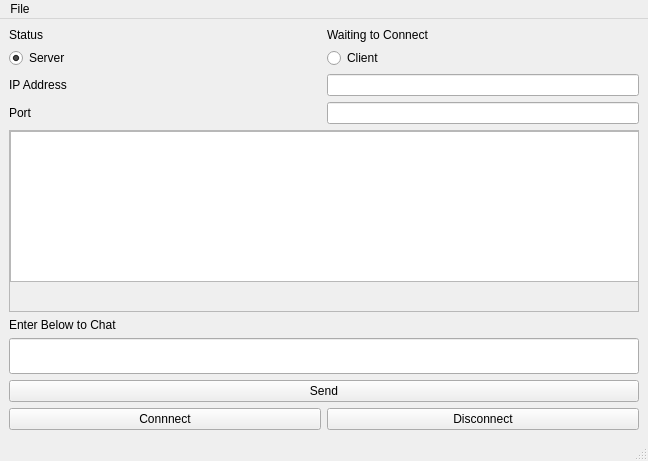
<?xml version="1.0" encoding="UTF-8"?>
<ui version="4.0">
 <class>MainWindow</class>
 <widget class="QMainWindow" name="MainWindow">
  <property name="geometry">
   <rect>
    <x>0</x>
    <y>0</y>
    <width>648</width>
    <height>461</height>
   </rect>
  </property>
  <property name="windowTitle">
   <string>MainWindow</string>
  </property>
  <widget class="QWidget" name="centralwidget">
   <layout class="QGridLayout" name="gridLayout">
    <item row="0" column="1">
     <widget class="QLabel" name="statusQL">
      <property name="text">
       <string>Waiting to Connect</string>
      </property>
     </widget>
    </item>
    <item row="8" column="0" colspan="2">
     <widget class="QPushButton" name="sendPB">
      <property name="text">
       <string>Send</string>
      </property>
     </widget>
    </item>
    <item row="1" column="1">
     <widget class="QRadioButton" name="clientRB">
      <property name="text">
       <string>Client</string>
      </property>
     </widget>
    </item>
    <item row="4" column="0">
     <widget class="QLabel" name="label">
      <property name="text">
       <string>Port</string>
      </property>
     </widget>
    </item>
    <item row="3" column="0">
     <widget class="QLabel" name="label_2">
      <property name="text">
       <string>IP Address</string>
      </property>
     </widget>
    </item>
    <item row="5" column="0" colspan="2">
     <widget class="QScrollArea" name="scrollArea">
      <property name="sizePolicy">
       <sizepolicy hsizetype="Expanding" vsizetype="Expanding">
        <horstretch>0</horstretch>
        <verstretch>10</verstretch>
       </sizepolicy>
      </property>
      <property name="widgetResizable">
       <bool>true</bool>
      </property>
      <widget class="QWidget" name="scrollAreaWidgetContents">
       <property name="geometry">
        <rect>
         <x>0</x>
         <y>0</y>
         <width>628</width>
         <height>145</height>
        </rect>
       </property>
       <widget class="QTextBrowser" name="messagesTB">
        <property name="geometry">
         <rect>
          <x>0</x>
          <y>0</y>
          <width>631</width>
          <height>151</height>
         </rect>
        </property>
       </widget>
      </widget>
     </widget>
    </item>
    <item row="10" column="0">
     <widget class="QPushButton" name="connectPB">
      <property name="sizePolicy">
       <sizepolicy hsizetype="Minimum" vsizetype="Minimum">
        <horstretch>4</horstretch>
        <verstretch>0</verstretch>
       </sizepolicy>
      </property>
      <property name="text">
       <string>Connnect</string>
      </property>
     </widget>
    </item>
    <item row="1" column="0">
     <widget class="QRadioButton" name="serverRB">
      <property name="text">
       <string>Server</string>
      </property>
      <property name="checked">
       <bool>true</bool>
      </property>
     </widget>
    </item>
    <item row="3" column="1">
     <widget class="QLineEdit" name="ipaddressLE"/>
    </item>
    <item row="4" column="1">
     <widget class="QLineEdit" name="portLE"/>
    </item>
    <item row="10" column="1">
     <widget class="QPushButton" name="disconnectPB">
      <property name="sizePolicy">
       <sizepolicy hsizetype="Minimum" vsizetype="Minimum">
        <horstretch>4</horstretch>
        <verstretch>0</verstretch>
       </sizepolicy>
      </property>
      <property name="text">
       <string>Disconnect</string>
      </property>
     </widget>
    </item>
    <item row="0" column="0">
     <widget class="QLabel" name="label_4">
      <property name="text">
       <string>Status</string>
      </property>
     </widget>
    </item>
    <item row="7" column="0" colspan="2">
     <widget class="QLineEdit" name="inputLE">
      <property name="sizePolicy">
       <sizepolicy hsizetype="Expanding" vsizetype="Minimum">
        <horstretch>3</horstretch>
        <verstretch>2</verstretch>
       </sizepolicy>
      </property>
      <property name="maxLength">
       <number>255</number>
      </property>
     </widget>
    </item>
    <item row="6" column="0">
     <widget class="QLabel" name="label_3">
      <property name="text">
       <string>Enter Below to Chat</string>
      </property>
     </widget>
    </item>
   </layout>
  </widget>
  <widget class="QStatusBar" name="statusbar"/>
  <widget class="QMenuBar" name="menubar">
   <property name="geometry">
    <rect>
     <x>0</x>
     <y>0</y>
     <width>648</width>
     <height>24</height>
    </rect>
   </property>
   <widget class="QMenu" name="menuFile">
    <property name="title">
     <string>File</string>
    </property>
    <addaction name="actionSave"/>
   </widget>
   <addaction name="menuFile"/>
  </widget>
  <action name="actionSave">
   <property name="text">
    <string>Save</string>
   </property>
  </action>
 </widget>
 <resources/>
 <connections/>
</ui>
